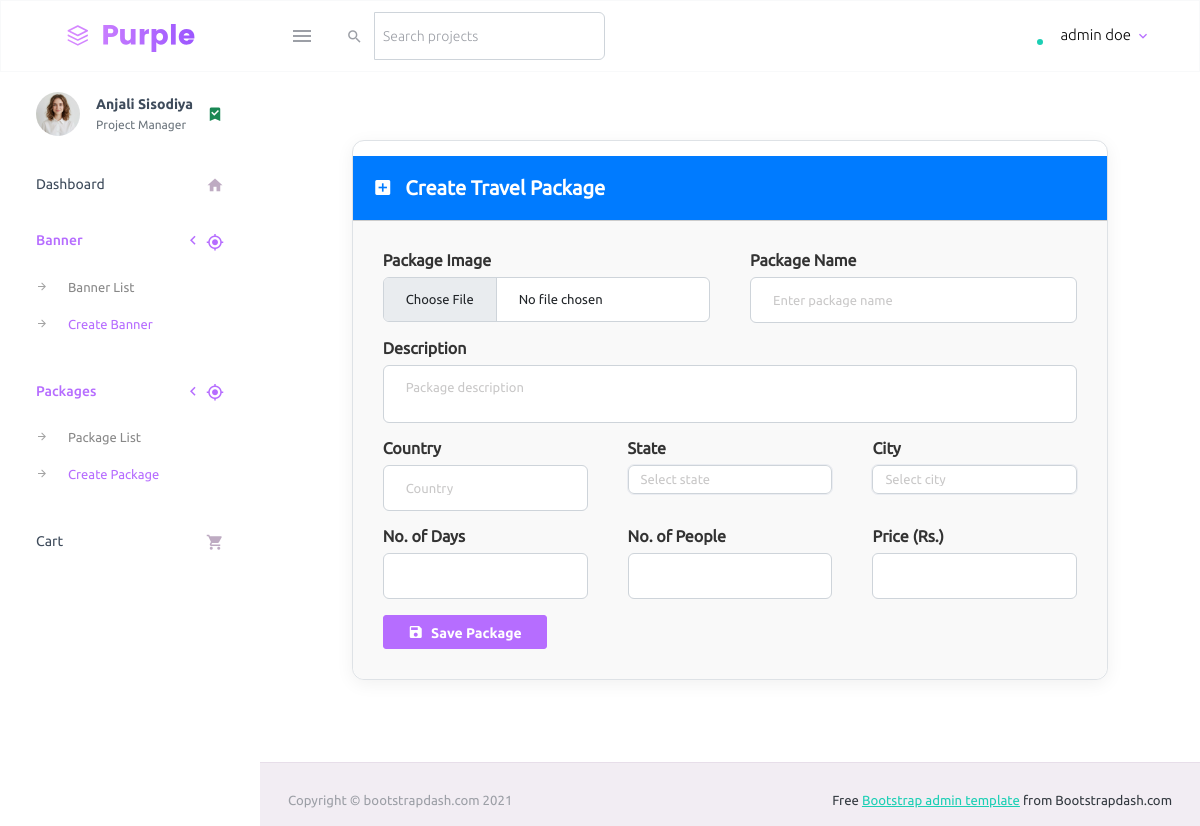
The app's page /admin/packages/create.php (signed in) with its own data.
### tables this page shows
CREATE TABLE `users` (
  `id` int(11) NOT NULL,
  `first_name` varchar(25) NOT NULL,
  `last_name` varchar(25) NOT NULL,
  `email` varchar(50) NOT NULL,
  `password` varchar(200) NOT NULL,
  `role_id` int(10) NOT NULL
);

CREATE TABLE `user_details` (
  `id` int(11) NOT NULL,
  `user_id` int(11) NOT NULL,
  `first_name` varchar(25) NOT NULL,
  `last_name` varchar(25) NOT NULL,
  `profile_image` varchar(255) DEFAULT NULL,
  `email` varchar(50) NOT NULL,
  `gender` enum('Male','Female') NOT NULL,
  `phone` varchar(15) NOT NULL,
  `city_id` int(200) NOT NULL,
  `state_id` int(100) NOT NULL,
  `pincode` int(11) NOT NULL,
  `landmark` varchar(100) NOT NULL,
  `address` varchar(200) NOT NULL,
  `created_at` datetime NOT NULL DEFAULT current_timestamp(),
  `updated_at` datetime NOT NULL DEFAULT current_timestamp()
);

### admin/packages/create.php (the view, shortened to what this page needs)
<?php
include "../../dbconfig.php";
include "../partials/header.php";
include "../partials/navbar.php";
include "../partials/sidebar.php";
?>
<div class="container py-5">
  <div class="row justify-content-center">
    <div class="col-lg-10">
      <div class="custom-card">
        <div class="form-title">
          <i class="mdi mdi-plus-box me-2"></i> Create Travel Package
        </div>
        <div class="form-wrapper">
          <form method="post" enctype="multipart/form-data">
            <div class="row mb-3">
              <div class="col-md-6">
                <label class="form-label">Package Image</label>
                <input type="file" name="img" class="form-control" required />
              </div>
              <div class="col-md-6">
                <label class="form-label">Package Name</label>
                <input type="text" name="p_name" class="form-control" placeholder="Enter package name" required />
              </div>
            </div>
            <div class="mb-3">
              <label class="form-label">Description</label>
              <textarea name="p_description" class="form-control" rows="2" placeholder="Package description" required></textarea>
            </div>
            <div class="row mb-3">
              <div class="col-md-4">
                <label class="form-label">Country</label>
                <input type="text" name="country" class="form-control" placeholder="Country" required />
              </div>
              <div class="col-md-4">
                <label class="form-label">State</label>
                <select name="state" id="state" class="form-control" required>
                  <option value="">Select state</option>
                </select>
              </div>
              <div class="col-md-4">
                <label class="form-label">City</label>
                <select name="city" id="city" class="form-control" required>
                  <option value="">Select city</option>
                </select>
              </div>
            </div>
            <div class="row mb-3">
              <div class="col-md-4">
                <label class="form-label">No. of Days</label>
                <input type="number" name="days" class="form-control" required />
              </div>
              <div class="col-md-4">
                <label class="form-label">No. of People</label>
                <input type="number" name="people" class="form-control" required />
              </div>
              <div class="col-md-4">
                <label class="form-label">Price (Rs.)</label>
                <input type="number" name="price" class="form-control" required />
              </div>
            </div>
            <button type="submit" name="submit" class="btn btn-primary px-4 py-2">
              <i class="mdi mdi-content-save me-1"></i> Save Package
            </button>
          </form>
        </div>
      </div>
    </div>
  </div>
</div>
<?php include "../partials/footer.php"; ?>

### admin/partials/navbar.php (shortened to what this page needs)
<?php
$base_url = "http://localhost/trendy/admin/";
$adminId = $_SESSION['admin_id'];
$sql = "SELECT * FROM users WHERE id = ?";
$stmt = $conn->prepare($sql);
$stmt->bind_param("i", $adminId);
$stmt->execute();
$result = $stmt->get_result();
$row = $result->fetch_assoc();
?>
<nav class="navbar default-layout-navbar col-lg-12 col-12 p-0 fixed-top d-flex flex-row">
  <div class="text-center navbar-brand-wrapper d-flex align-items-center justify-content-center">
    <a class="navbar-brand brand-logo" href="index.php"><img src="<?php echo $base_url ?>assets/images/logo.svg" alt="logo" /></a>
  </div>
  <div class="navbar-menu-wrapper d-flex align-items-stretch">
    <button class="navbar-toggler navbar-toggler align-self-center" type="button" data-toggle="minimize">
      <span class="mdi mdi-menu"></span>
    </button>
    <div class="search-field d-none d-md-block">
      <form class="d-flex align-items-center h-100" action="#">
        <div class="input-group">
          <div class="input-group-prepend bg-transparent">
            <i class="input-group-text border-0 mdi mdi-magnify"></i>
          </div>
          <input type="text" class="form-control bg-transparent border-0" placeholder="Search projects">
        </div>
      </form>
    </div>
    <ul class="navbar-nav navbar-nav-right">
      <li class="nav-item nav-profile dropdown">
        <a class="nav-link dropdown-toggle" id="profileDropdown" href="#" data-bs-toggle="dropdown" aria-expanded="false">
          <div class="nav-profile-img">
            <span class="availability-status online"></span>
          </div>
          <div class="nav-profile-text">
            <p class="mb-1 text-black"><?php echo htmlspecialchars($row['first_name'] . " " . $row['last_name']); ?></p>
          </div>
        </a>
      </li>
    </ul>
  </div>
</nav>

### admin/partials/sidebar.php (shortened to what this page needs)
<?php
$base_url = "http://localhost/trendy/admin/";
$current_page = basename($_SERVER['PHP_SELF']);
$full_path = $_SERVER['PHP_SELF'];
$sql = "SELECT * FROM user_details";
$result = $conn->query($sql);
$user = $result->fetch_assoc();
?>
<div class="container-fluid page-body-wrapper">
  <nav class="sidebar sidebar-offcanvas" id="sidebar">
    <ul class="nav">
      <li class="nav-item nav-profile">
        <a href="#" class="nav-link">
          <div class="nav-profile-image">
            <img src="<?php echo $base_url . "../" . $user['profile_image']; ?>" alt="profile">
          </div>
          <div class="nav-profile-text d-flex flex-column">
            <span class="font-weight-bold mb-2">
              <?php echo $user['first_name'] . " " . ucwords(strtolower($user['last_name'])); ?>
            </span>
            <span class="text-secondary text-small">Project Manager</span>
          </div>
          <i class="mdi mdi-bookmark-check text-success nav-profile-badge"></i>
        </a>
      </li>
      <li class="nav-item">
        <a class="nav-link <?php echo ($current_page == 'index.php' && strpos($full_path, 'admin/index.php') !== false) ? 'active-link' : ''; ?>" href="<?php echo $base_url; ?>index.php">
          <span class="menu-title">Dashboard</span>
          <i class="mdi mdi-home menu-icon"></i>
        </a>
      </li>
      <?php $is_banner = strpos($full_path, '/banner/') !== false; ?>
      <li class="nav-item">
        <a class="nav-link <?php echo $is_banner ? '' : 'collapsed'; ?>" data-bs-toggle="collapse" href="#banner-menu" aria-expanded="<?php echo $is_banner ? 'true' : 'false'; ?>" aria-controls="banner-menu">
          <span class="menu-title">Banner</span>
          <i class="menu-arrow"></i>
          <i class="mdi mdi-crosshairs-gps menu-icon"></i>
        </a>
        <div class="collapse <?php echo $is_banner ? 'show' : ''; ?>" id="banner-menu">
          <ul class="nav flex-column sub-menu">
            <li class="nav-item">
              <a class="nav-link <?php echo ($current_page == 'index.php' && $is_banner) ? 'active-link' : ''; ?>" href="<?php echo $base_url; ?>banner">Banner List</a>
            </li>
            <li class="nav-item">
              <a class="nav-link <?php echo ($current_page == 'create.php' && $is_banner) ? 'active-link' : ''; ?>" href="<?php echo $base_url; ?>banner/create.php">Create Banner</a>
            </li>
          </ul>
        </div>
      </li>
      <?php $is_package = strpos($full_path, '/Packages/') !== false; ?>
      <li class="nav-item">
        <a class="nav-link <?php echo $is_package ? '' : 'collapsed'; ?>" data-bs-toggle="collapse" href="#package-menu" aria-expanded="<?php echo $is_package ? 'true' : 'false'; ?>" aria-controls="package-menu">
          <span class="menu-title">Packages</span>
          <i class="menu-arrow"></i>
          <i class="mdi mdi-crosshairs-gps menu-icon"></i>
        </a>
        <div class="collapse <?php echo $is_package ? 'show' : ''; ?>" id="package-menu">
          <ul class="nav flex-column sub-menu">
            <li class="nav-item">
              <a class="nav-link <?php echo ($current_page == 'index.php' && $is_package) ? 'active-link' : ''; ?>" href="<?php echo $base_url; ?>Packages">Package List</a>
            </li>
            <li class="nav-item">
              <a class="nav-link <?php echo ($current_page == 'create.php' && $is_package) ? 'active-link' : ''; ?>" href="<?php echo $base_url; ?>Packages/create.php">Create Package</a>
            </li>
          </ul>
        </div>
      </li>
      <li class="nav-item">
        <a class="nav-link <?php echo (strpos($full_path, '/cart/index.php') !== false) ? 'active-link' : ''; ?>" href="<?php echo $base_url; ?>cart/index.php">
          <span class="menu-title">Cart</span>
          <i class="mdi mdi-cart menu-icon"></i>
        </a>
      </li>
    </ul>
  </nav>
  <div class="main-panel">

### css/style.css (style rules this page uses)
.navbar { border: 1px solid #f8f9fa; }
.dropdown { position: relative; display: inline-block; }

### admin/packages/create.php (style rules this page uses)
.custom-card { background: #ffffff; border: 1px solid #dee2e6; box-shadow: 0 4px 18px rgba(0, 0, 0, 0.06); border-radius: 12px; overflow: hidden; margin-top: 20px; }
.form-wrapper { background-color: #f9f9f9; padding: 30px; border-radius: 0 0 12px 12px; }
.form-title { background-color: #007bff; color: white; padding: 20px; font-size: 1.25rem; font-weight: 600; border-bottom: 1px solid #ccc; margin-top: 15px; }
.form-label { font-weight: 600; color: #333; }
.form-control { border: 1px solid #ced4da !important; border-radius: 6px; background-color: #fff; box-shadow: none; transition: 0.3s; }

### records on screen
users: first_name+last_name "admin doe"
user_details: profile_image (picture), first_name "Anjali", last_name "Sisodiya"
